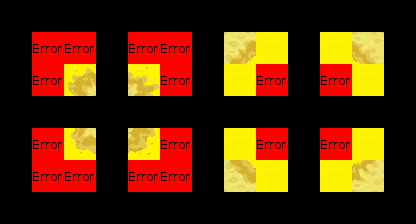

This game map was drawn from its Tiled (.tmx) file and the tilesets committed beside it. A one-line description and the trimmed map source follow:
An orthogonal 13x7 tile map with 32x32 px tiles, 3 tile layers (Regions, Input_set, Output_Sand), 2 tilesets.

<map version="1.0" orientation="orthogonal" width="13" height="7" tilewidth="32" tileheight="32">
 <tileset firstgid="1" name="ruleset" tilewidth="32" tileheight="32">
  <image source="ruleset.png" trans="ff00ff" width="256" height="64" />
 </tileset>
 <tileset firstgid="17" name="sand" tilewidth="32" tileheight="32">
  <image source="../tiles/sand.png" width="96" height="192" />
 </tileset>
 <layer name="Regions" width="13" height="7">
  <data>[91 cells, 32 non-empty, 1 distinct tile ids]</data>
 </layer>
 <layer name="Input_set" width="13" height="7">
  <data>[91 cells, 16 non-empty, 1 distinct tile ids]</data>
 </layer>
 <layer name="Output_Sand" width="13" height="7">
  <data>[91 cells, 8 non-empty, 8 distinct tile ids]</data>
 </layer>
</map>
